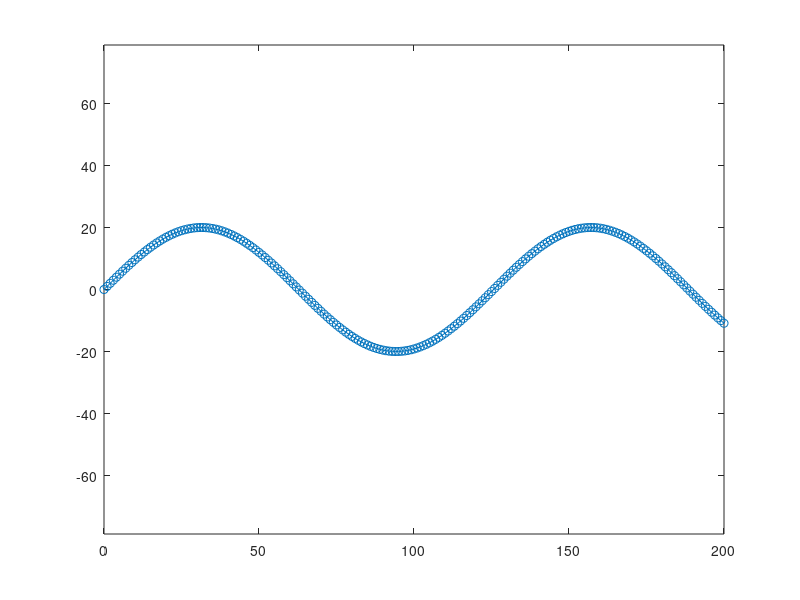

This figure's MATLAB source: (Note: this script raises an error after producing the figure.)

clear all
clc

%%
% path = 'Rute søkort.png';
% pixelsPerMeter = 3;
% background = imread(path);
% [N,M,~] = size(background);
% 
% close all
% fig = figure('Name','Track','DefaultAxesFontSize',20,'OuterPosition', [100           100        1720        880]);
% imagesc([-M/pixelsPerMeter M/pixelsPerMeter], [-N/pixelsPerMeter N/pixelsPerMeter], background); hold on
% axis equal
% 
% P = ginput(10);
% P = P';

%% Sine curve

x = 0:1:200;
y = 20*sin(0.05*x);

P = [x;y];
%%
close all
figure 
plot(P(1,:),P(2,:),'o-')
axis equal

%%
save('Course/sinecurve.mat','P');


%%
legSize = 50;
leg1 = [0:legSize ; ones(1,legSize+1)*0];
leg2 = [ones(1,legSize)*legSize; 1:legSize];
leg3 = [legSize-1:-1:0; ones(1,legSize)*legSize];
leg4 = [ones(1,legSize)*0; legSize-1:-1:0];

P = [leg1 leg2 leg3 leg4];

close all
figure 
plot(P(1,:),P(2,:),'o-')
axis equal

save('Course/square.mat','P');


%%
r = 30;

w  = 0:0.05:2*pi;
x = r* cos(w)-r;
y = r* sin(w);



P = [x;y];

close all
figure 
plot(P(1,:),P(2,:),'o-')
axis equal

save('Course/circle.mat','P');

%% Cos + Finish

x = 0:200;
y = 20*cos(2*pi*1/100*x)-20;

Pc = [x;y];

Pf = Pc(:,end)+[1:20;zeros(1,20)];

P = [Pc Pf];
close all
figure 
plot(P(1,:),P(2,:),'o-')
axis equal

%%
save('Course/CosFin.mat','P');





